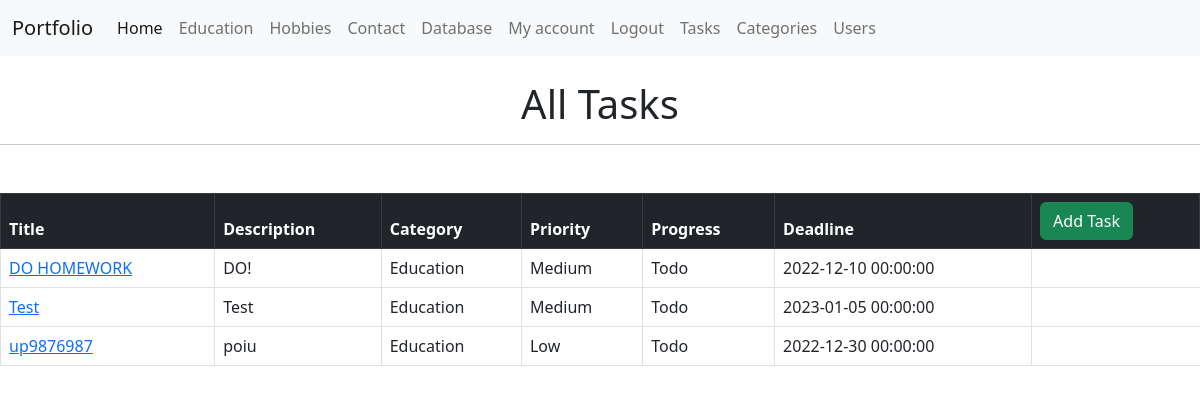
The page /task (signed in) on the database as committed earlier.
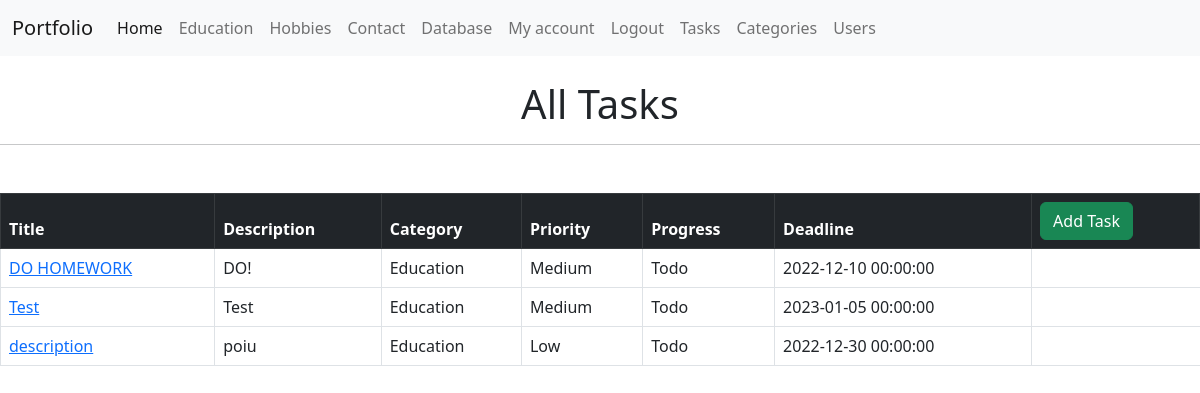
The same page on the database as committed later.
### app/to_do/models.py (models this page shows, shortened)
class Task(db.Model):
    id = db.Column(db.Integer, primary_key=True, autoincrement=True)
    title = db.Column(db.String(120), nullable=False)
    description = db.Column(db.String(2000), nullable=True)
    created = db.Column(db.DateTime, default=datetime.now())
    modified = db.Column(db.DateTime, default=datetime.now, onupdate=datetime.now)
    deadline = db.Column(db.DateTime)
    priority = db.Column(db.Enum(Priority, values_callable=lambda x: [str(member.value) for member in Priority]))
    progress = db.Column(db.Enum(Progress, values_callable=lambda x: [str(member.value) for member in Progress]))
    owner_id = db.Column(db.Integer, db.ForeignKey('user.id'), nullable=False)
    category_id = db.Column(db.Integer, db.ForeignKey('category.id'))
    users = db.relationship('User', secondary=task_user, backref=db.backref('tasks', lazy='dynamic'), lazy='dynamic')
    comments = db.relationship('Comment', backref='tasks', lazy='dynamic')

class Category(db.Model):
    id = db.Column(db.Integer, primary_key=True)
    name = db.Column(db.String(255), nullable=False, unique=True)
    tasks = db.relationship('Task', backref='category', lazy='dynamic')

### app/to_do/views.py (the view)
@to_do_bp.route('/task', methods=['GET'])
@login_required
def tasks():
    tasks_ = Task.query.order_by(Task.priority.desc(),
                                 Task.deadline.asc()
                                 ).all()
    return render_template('tasks.html', tasks=tasks_)

### app/account/models.py (called while the page is built)
@login_manager.user_loader
def user_loader(user_id):
    return User.query.get(int(user_id))

### app/to_do/templates/to_do/tasks.html (shortened to what this page needs)
{% extends 'layout.html' %}
{% block name %}
<br><h1 class="text-center">All Tasks</h1>
{% endblock %}
{% block body %}
<table class="table table-hover table-bordered">
    <thead class="table-dark">
      <tr>
       <th scope="col">Title</th>
       <th scope="col">Description</th>
       <th scope="col">Category</th>
       <th scope="col">Priority</th>
       <th scope="col">Progress</th>
       <th scope="col">Deadline</th>
       <th scope="col"><a href="{{ url_for('to_do.task_create') }}" type="button" class="btn btn-success">Add Task</a></th>
      </tr>
    </thead>
    <tbody>
        {% for task in tasks %}
      <tr>
       <td><a href="{{url_for('to_do.task', id=task.id) }}">{{task.title}}</a></td>
       <td>{{task.description|safe}}</td>
       <td>{{task.category.name}}</td>
       <td>{{task.priority.name|capitalize }}</td>
       <td>{{task.progress.name|capitalize }}</td>
       <td>{{task.deadline}}</td>
       </tr>
    </tbody>
    {% endfor%}
 </table>
{% endblock %}

### app/templates/layout.html (shortened to what this page needs)
<html lang="en">
<head>
    <link href="{{url_for('static', filename = 'css/bootstrap.min.css')}}" rel="stylesheet">
</head>
<body>
    {% include "nav.html" %}
    {% block name %}
    {% endblock %}
    <hr class="col-3 col-md-12 mb-5">
    {% block body %}
    {% endblock %}
</body>
</html>

### app/templates/nav.html (shortened to what this page needs)
<nav class="navbar navbar-expand-lg bg-light">
    <div class="container-fluid">
        <a class="navbar-brand" href="{{ url_for('home.portfolio') }}">Portfolio</a>
        <div class="collapse navbar-collapse" id="navbarNavAltMarkup">
            <div class="navbar-nav">
                <a class="nav-link active" aria-current="page" href="{{ url_for('home.home') }}">Home</a>
                <a class="nav-link" href="{{ url_for('home.education') }}">Education</a>
                <a class="nav-link" href="{{ url_for('home.hobbies') }}">Hobbies</a>
                <a class="nav-link" href="{{ url_for('cabinet.contact') }}">Contact</a>
                <a class="nav-link" href="{{ url_for('cabinet.database') }}">Database</a>
                {% if current_user.is_authenticated == false %}
                <a class="nav-link" href="{{ url_for('account.register') }}">Registration</a>
                <a class="nav-link" href="{{ url_for('account.login') }}">Log In</a>
                {% else %}
                <a class="nav-link" href="{{ url_for('account.account') }}">My account</a>
                <a class="nav-link" href="{{ url_for('account.logout') }}">Logout</a>
                <a class="nav-link" href="{{ url_for('to_do.tasks') }}">Tasks</a>
                <a class="nav-link" href="{{ url_for('to_do.categories') }}">Categories</a>
                {% endif %}
                <a class="nav-link" href="{{ url_for('account.users') }}">Users</a>
            </div>
        </div>
    </div>
</nav>

Rows that differ between the two databases and show on the page:
changed Task "poiu": title "up9876987" → "description"
